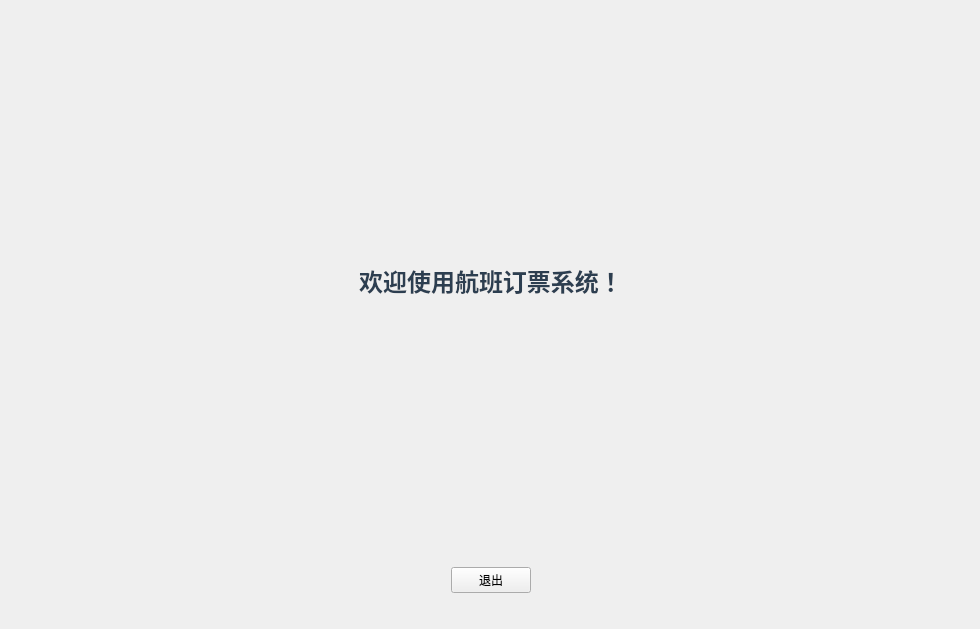
      <widget class="QWidget" name="first_page">
       <widget class="QWidget" name="horizontalLayoutWidget">
        <property name="geometry">
         <rect>
          <x>10</x>
          <y>240</y>
          <width>961</width>
          <height>80</height>
         </rect>
        </property>
        <layout class="QHBoxLayout" name="horizontalLayout">
         <item>
          <spacer name="horizontalSpacer_6">
           <property name="orientation">
            <enum>Qt::Orientation::Horizontal</enum>
           </property>
           <property name="sizeHint" stdset="0">
            <size>
             <width>40</width>
             <height>20</height>
            </size>
           </property>
          </spacer>
         </item>
         <item>
          <widget class="QLabel" name="label">
           <property name="styleSheet">
            <string notr="true">font-size: 18pt;
font-weight: bold; color: #2c3e50; padding: 10px;</string>
           </property>
           <property name="text">
            <string>欢迎使用航班订票系统！</string>
           </property>
           <property name="alignment">
            <set>Qt::AlignmentFlag::AlignCenter</set>
           </property>
          </widget>
         </item>
         <item>
          <spacer name="horizontalSpacer_7">
           <property name="orientation">
            <enum>Qt::Orientation::Horizontal</enum>
           </property>
           <property name="sizeHint" stdset="0">
            <size>
             <width>40</width>
             <height>20</height>
            </size>
           </property>
          </spacer>
         </item>
        </layout>
       </widget>
       <widget class="QWidget" name="horizontalLayoutWidget_2">
        <property name="geometry">
         <rect>
          <x>10</x>
          <y>540</y>
          <width>961</width>
          <height>80</height>
         </rect>
        </property>
        <layout class="QHBoxLayout" name="horizontalLayout_2">
         <item>
          <spacer name="horizontalSpacer_8">
           <property name="orientation">
            <enum>Qt::Orientation::Horizontal</enum>
           </property>
           <property name="sizeHint" stdset="0">
            <size>
             <width>40</width>
             <height>20</height>
            </size>
           </property>
          </spacer>
         </item>
         <item>
          <widget class="QPushButton" name="pushButtonexit">
           <property name="text">
            <string>退出</string>
           </property>
          </widget>
         </item>
         <item>
          <spacer name="horizontalSpacer_9">
           <property name="orientation">
            <enum>Qt::Orientation::Horizontal</enum>
           </property>
           <property name="sizeHint" stdset="0">
            <size>
             <width>40</width>
             <height>20</height>
            </size>
           </property>
          </spacer>
         </item>
        </layout>
       </widget>
      </widget>
